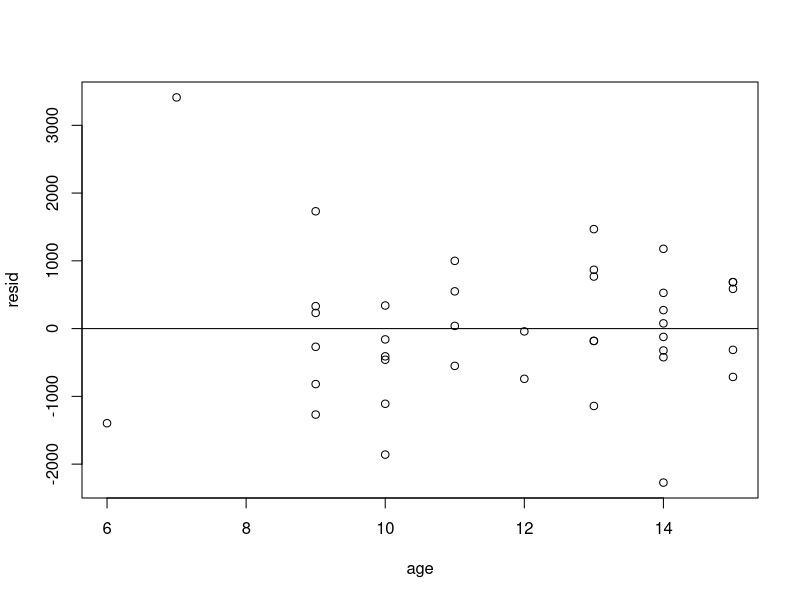
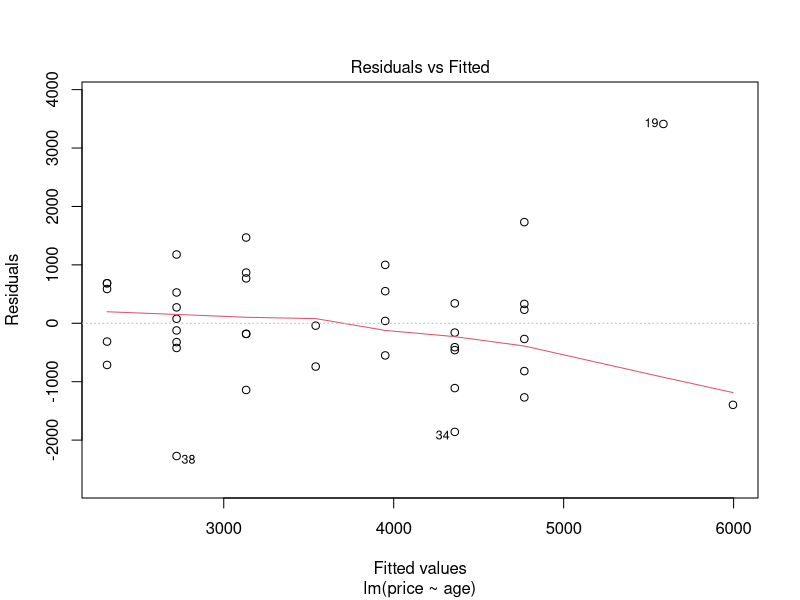
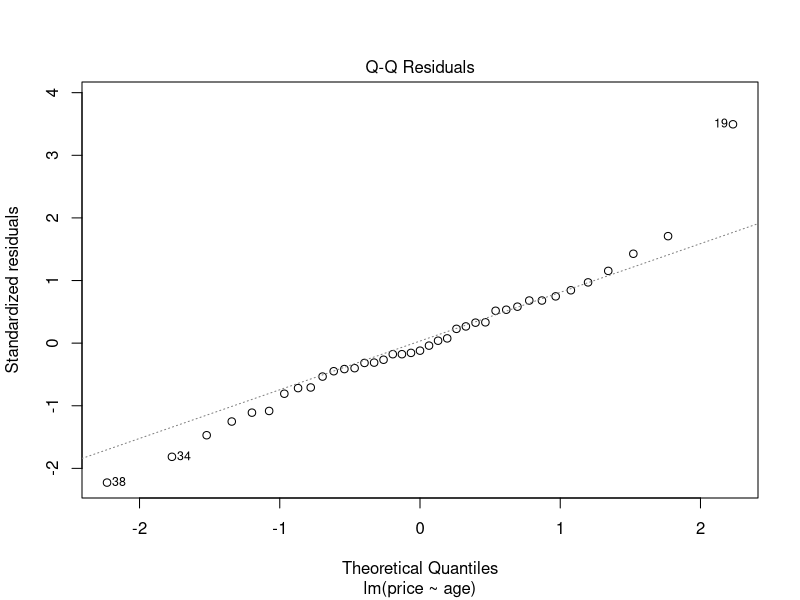
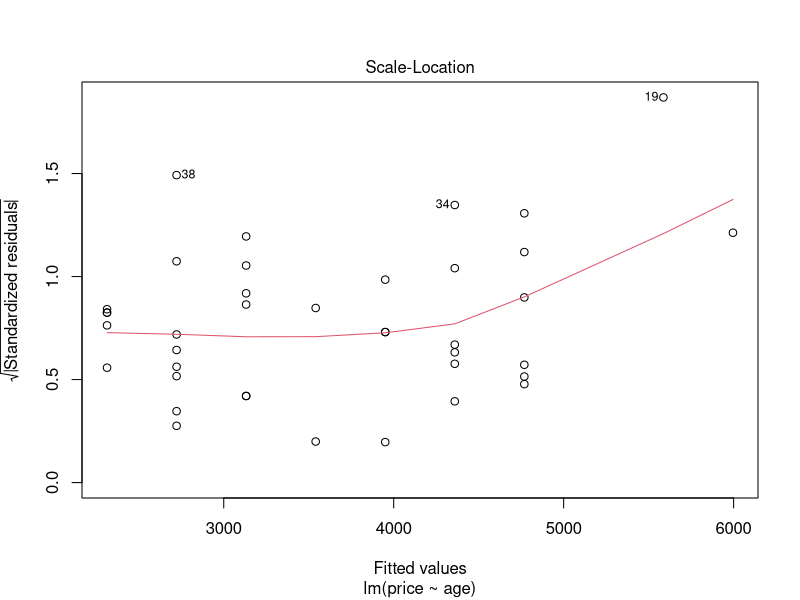
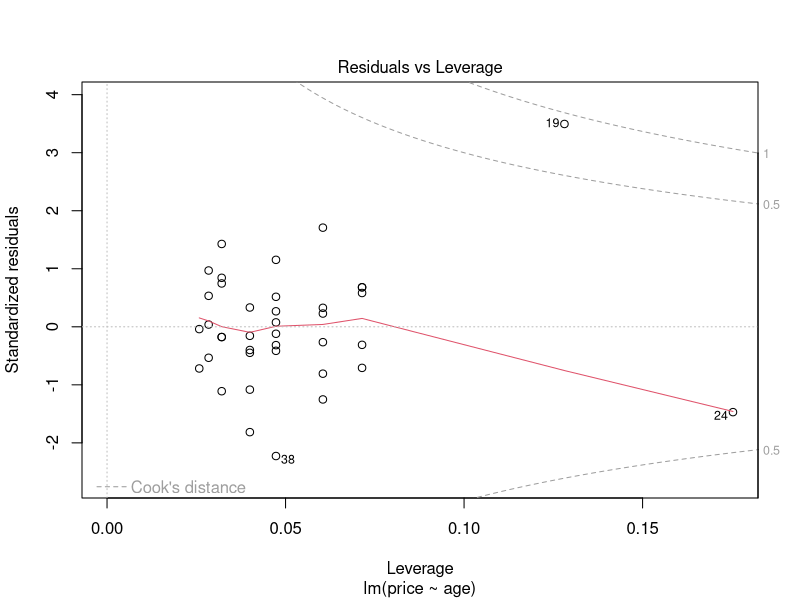
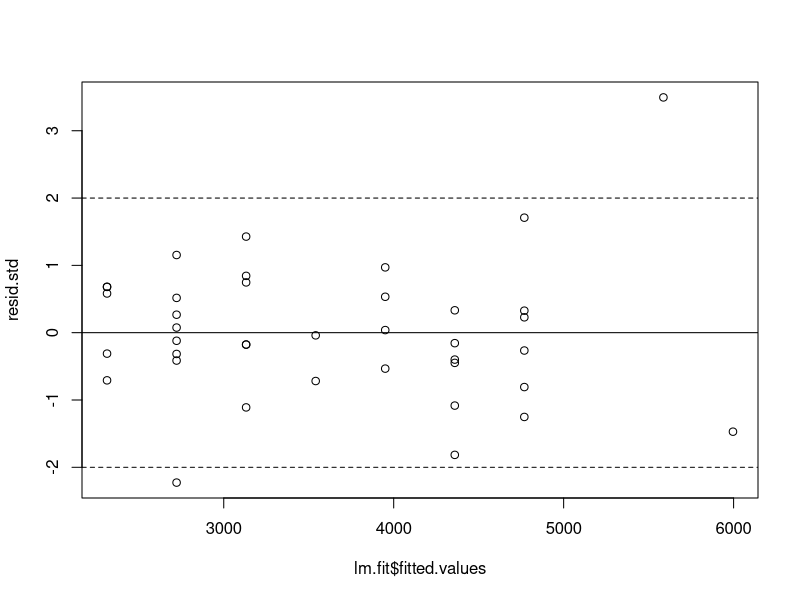
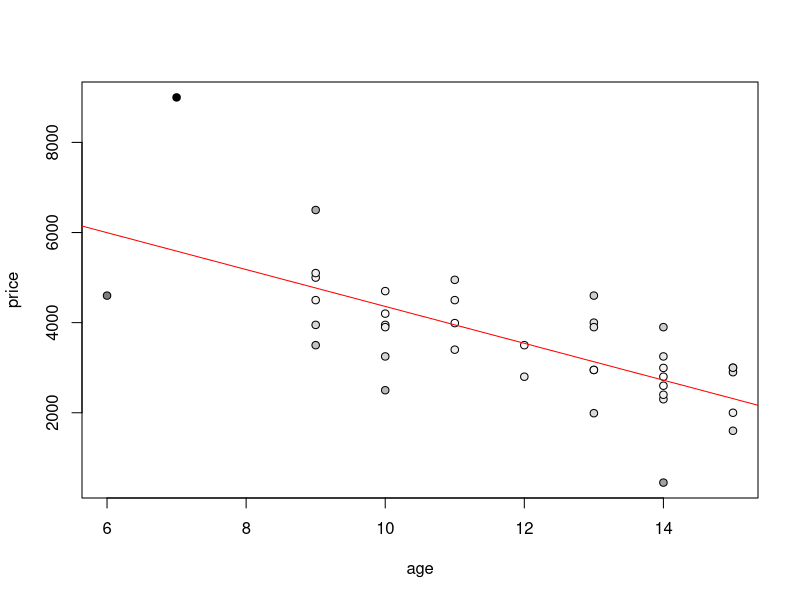

The R script that drew these images, in order:
# 2.2 Assessing Model Assumptions - Practice

# use mitsub.txt to test out formulas

mit <- read.table("mitsub.txt")
attach(mit)
head(mit)
n <- nrow(mit)

# design matrix - before fitting: manually add a column of 1s
X <- cbind(rep(1, n), age) # doesn't work unless you 'attach'

# design matrix - after fitting: can use lm object
X <- model.matrix(lm(price ~ age))

# responses
y <- price

# hat matrix
H <- X %*% solve(t(X) %*% X) %*% t(X)

### ESTIMATE Y ###

# use H to estimate y
y.hat <- H %*% y

# compare against lm object
lm.fit <- lm(price ~ age)
lm.fit$fitted.values

### RESIDUALS ### 

# either find them with y - y.hat...
resid <- price - lm.fit$fitted.values

# or take them from the lm output
resid <- lm.fit$residuals

# plot residuals vs either x or y.hat, with zero line
plot(age, resid)
abline(h = 0)

# plot residuals vs y.hat using lm object; it's plot 1 out of 4
plot(lm.fit)

### LEVERAGE OF FITTED VALUES ###

# using hat matrix
diag(H)

# using design matrix
hat(X)

# find indices of points with high leverage
age[which(hat(X) >= 3*2/length(age))]

### STANDARDISED RESIDUALS ###

sigma.hat.sq <- sum(lm.fit$residuals^2) / (lm.fit$df.residual)
resid.std <- resid / sqrt (sigma.hat.sq * (1-diag(H)))

# plot standardised residuals vs fitted values
# with lines to mark +/- 2 standard deviations from std normal mean (0)
plot(lm.fit$fitted.values, resid.std)
abline(h = c(-2, 0, 2), lty = c(2,1,2))

### COOK'S DISTANCE FOR FITTED VALUES ###

# from lm object
cook.dist <- cooks.distance(lm.fit) 

# normalise
cook.dist <- cook.dist / max(cook.dist)

# plot data, and shade points according to cook's distance
# very dark i.e. black --> high cook's distance
cook.colours <- gray(1 - sqrt(cook.dist))
plot(age, price, bg=cook.colours, pch=21)
abline(lm.fit, col="red")

detach(mit)